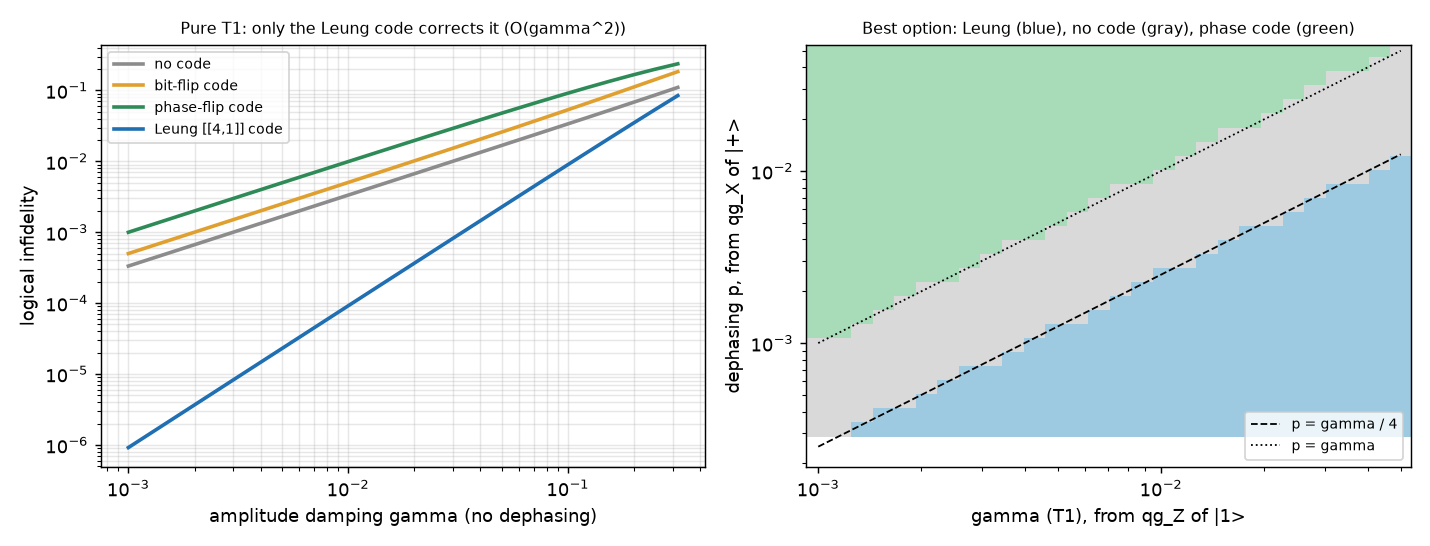

Generate this figure with Python:
"""
A code built for T1: the 4-qubit Leung code vs repetition codes, and a
qg witness that decides when to use it.

§27 showed that neither 3-qubit repetition code corrects amplitude
damping: the real choice there was "phase code or no code". The 4-qubit
code of Leung, Nielsen, Chuang and Yamamoto [PRA 56, 2567 (1997)],

    |0_L> = (|0000> + |1111>)/sqrt 2,   |1_L> = (|0011> + |1100>)/sqrt 2,

is an approximate code for amplitude damping: it corrects the no-jump
distortion and any single jump to first order, so its logical infidelity
is O(gamma^2) instead of O(gamma). It does NOT correct phase flips (Z_1
and Z_3 act identically on the code up to a logical Z).

Setting (as §27): one round of amplitude damping gamma and then
dephasing p on every data qubit, perfect recovery; score = logical
average infidelity, exact from Kraus operators. Recovery for the Leung
code: the channel-adapted "polar" recovery for the error set {no jump,
jump on qubit j}: for each error E_j the code image E_j V is mapped back
by the partial isometry V W_j^dagger, W_j = E_j V (V^dag E_j^dag E_j V)^(-1/2)
(the five images are mutually orthogonal); the rest of the space is
sent to |0_L>. The transpose-channel (Petz) recovery is computed as a
cross-check. A Qiskit Aer density-matrix circuit reproduces the numbers.

Witness and policy: exactly §27's two idle experiments read in qg,
qg_Z(|1>) = -1 + 2 gamma and qg_X(|+>) = sqrt(1 - gamma)(1 - 2p), give
gamma_hat and p_hat; the policy picks the option with the lowest
predicted infidelity among {no code, phase code, Leung code}.

Findings:

  * Pure T1: the Leung code is the only option that corrects it. Its
    infidelity is ~0.92 gamma^2 (9.2e-7, 9.2e-5, 8.2e-4 at gamma =
    0.001, 0.01, 0.03) against gamma/3 for no code: 36x better at
    gamma = 0.01, 360x at 0.001. It beats no code up to gamma = 0.44.
    The Petz recovery is ~1.3x worse than the channel-adapted one.
  * It is fragile to dephasing, which it cannot correct: it beats no
    code only for p < gamma/4 (boundary p/gamma = 0.249, 0.247, 0.237
    at gamma = 0.002, 0.01, 0.04). At gamma = 0.02 the advantage goes
    from 18x (p = 0) to 1.9x (p = 0.002) to none (p = 0.005).
  * In device terms (one idle round, gamma = t/T1, p = t/2T_phi) this
    is a rule on T2/T1 alone:  T2 > T1 -> Leung code;
    0.4 T1 < T2 < T1 -> no code;  T2 < 0.4 T1 -> phase-flip code.
    (p = gamma/4 <=> T_phi = 2 T1 <=> T2 = T1;  p = gamma <=> T2 = 0.4 T1.)
    A typical transmon with T1 = 100 us, T2 = 70 us (§31) sits in the
    "no code" band.
  * Policy (300 instances, gamma and p log-uniform in [1e-3, 5e-2]): the
    oracle picks Leung in 21% of cases. The qg witness policy with the
    Leung option has regret +6.4% (right 79%, 1000 shots), vs +14.7% for
    the §27 policy (no code / phase code only), +64-66% for "always
    none/phase" and +220% for "always Leung". Regret +30.7%, +0.7%,
    +0.1% at 100, 10,000 and 100,000 shots.

Honest scope: code-capacity model (noiseless encoding, syndrome
extraction and recovery), one round. The Leung code is known; the
contribution is the decision rule written in qg (and equivalently in
T2/T1), and its cost-benefit against the simpler options.
"""

import math
import os
import sys

import numpy as np

sys.path.insert(0, os.path.dirname(os.path.abspath(__file__)))

from qec_repetition_code_choice_qg import (  # noqa: E402
    estimate_noise,
    kraus_t1_tphi,
    logical_infidelity as repetition_infidelity,
    sample_witness,
)

OPTIONS = ("none", "phase", "leung")


def leung_encoder() -> np.ndarray:
    v = np.zeros((16, 2))
    v[0b0000, 0] = v[0b1111, 0] = 1 / math.sqrt(2)
    v[0b0011, 1] = v[0b1100, 1] = 1 / math.sqrt(2)
    return v


def _kron(*ms):
    out = np.array([[1.0]])
    for m in ms:
        out = np.kron(out, m)
    return out


def _noise_kraus(gamma, p, n=4):
    k1 = kraus_t1_tphi(gamma, p)
    ops = [np.array([[1.0]])]
    for _ in range(n):
        ops = [np.kron(o, k) for o in ops for k in k1]
    return ops


def _inv_sqrt_psd(m, tol=1e-12):
    w, u = np.linalg.eigh(m)
    inv = np.where(w > tol, 1 / np.sqrt(np.clip(w, tol, None)), 0.0)
    return (u * inv) @ u.conj().T


def _complete(kraus, v):
    """Add Kraus operators sending the unused subspace to |0_L>."""
    s = sum(k.conj().T @ k for k in kraus)
    rest = np.eye(s.shape[0]) - s
    w, u = np.linalg.eigh((rest + rest.conj().T) / 2)
    for val, vec in zip(w, u.T):
        if val > 1e-10:
            kraus.append(math.sqrt(val) * np.outer(v[:, 0], vec.conj()))
    return kraus


def polar_recovery(gamma_design: float):
    """Channel-adapted recovery for {no jump, one jump on qubit j} of
    amplitude damping with strength gamma_design."""
    v = leung_encoder()
    a0 = np.array([[1.0, 0.0], [0.0, math.sqrt(1 - gamma_design)]])
    a1 = np.array([[0.0, math.sqrt(gamma_design)], [0.0, 0.0]])
    errors = [_kron(a0, a0, a0, a0)]
    for j in range(4):
        ms = [a0] * 4
        ms[j] = a1
        errors.append(_kron(*ms))
    kraus = []
    for e in errors:
        ev = e @ v
        w = ev @ _inv_sqrt_psd(ev.conj().T @ ev)
        kraus.append(v @ w.conj().T)
    return _complete(kraus, v)


def petz_recovery(gamma: float, p: float):
    """Transpose-channel recovery R(x) = P E^dag N(P)^(-1/2) x N(P)^(-1/2) E P."""
    v = leung_encoder()
    proj = v @ v.T
    noise = _noise_kraus(gamma, p)
    npj = sum(e @ proj @ e.conj().T for e in noise)
    s = _inv_sqrt_psd(npj)
    kraus = [proj @ e.conj().T @ s for e in noise]
    kraus = [k for k in kraus if np.abs(k).max() > 1e-14]
    return _complete(kraus, v)


def logical_channel_fe(recovery, gamma, p):
    """Entanglement fidelity of decode o recovery o noise o encode."""
    v = leung_encoder()
    noise = _noise_kraus(gamma, p)
    fe = 0.0
    for r in recovery:
        rv = v.conj().T @ r
        for e in noise:
            fe += abs(np.trace(rv @ e @ v)) ** 2
    return fe / 4.0


def leung_infidelity(gamma: float, p: float, recovery="polar") -> float:
    rec = polar_recovery(max(gamma, 1e-9)) if recovery == "polar" else petz_recovery(gamma, p)
    fe = logical_channel_fe(rec, gamma, p)
    return float(1.0 - (2.0 * fe + 1.0) / 3.0)


def infidelity(kind: str, gamma: float, p: float) -> float:
    if kind == "leung":
        return leung_infidelity(gamma, p)
    return repetition_infidelity(kind, gamma, p)


def gamma_scaling(gammas=(1e-3, 3e-3, 1e-2, 3e-2, 1e-1)):
    """Pure T1: (gamma, none, bit, phase, leung polar, leung Petz)."""
    return [(g, infidelity("none", g, 0), repetition_infidelity("bit", g, 0), infidelity("phase", g, 0),
             leung_infidelity(g, 0), leung_infidelity(g, 0, "petz")) for g in gammas]


def crossover_gamma(lo=1e-4, hi=0.9):
    """Pure T1: gamma above which the Leung code is worse than no code."""
    f = lambda g: leung_infidelity(g, 0) - infidelity("none", g, 0)  # noqa: E731
    for _ in range(60):
        mid = math.sqrt(lo * hi)
        if f(mid) < 0:
            lo = mid
        else:
            hi = mid
    return math.sqrt(lo * hi)


def leung_boundary_ratio(gamma, lo=1e-7, hi=0.5):
    """p/gamma at which the Leung code and no code cost the same."""
    f = lambda p: leung_infidelity(gamma, p) - infidelity("none", gamma, p)  # noqa: E731
    for _ in range(60):
        mid = math.sqrt(lo * hi)
        if f(mid) < 0:
            lo = mid
        else:
            hi = mid
    return math.sqrt(lo * hi) / gamma


def rates_from_times(t_over_t1, t2_over_t1):
    """(gamma, p) of one idle round of length t for given T1, T2:
    gamma = 1 - exp(-t/T1), 1 - 2p = exp(-t/T_phi), 1/T_phi = 1/T2 - 1/(2 T1)."""
    gamma = 1 - math.exp(-t_over_t1)
    inv_tphi = 1 / t2_over_t1 - 0.5  # in units of 1/T1
    p = 0.5 * (1 - math.exp(-t_over_t1 * inv_tphi))
    return gamma, p


def best_by_t2_ratio(t_over_t1=0.01, ratios=(0.3, 0.35, 0.45, 0.8, 0.95, 1.05, 1.2, 1.6, 1.9)):
    return [(r, min(OPTIONS, key=lambda k: infidelity(k, *rates_from_times(t_over_t1, r)))) for r in ratios]


def best_option_map(gammas, ps):
    return [[min(OPTIONS, key=lambda k: infidelity(k, g, p)) for g in gammas] for p in ps]


def choose(gamma_hat, p_hat, options=OPTIONS):
    return min(options, key=lambda k: infidelity(k, gamma_hat, p_hat))


POLICIES = ("oracle", "qg witness (none/phase/leung)", "§27 policy (none/phase)", "always leung",
            "always phase", "always none")


def policy_table(n_instances=300, shots=1000, seed=5):
    """gamma and p log-uniform in [1e-3, 5e-2] (as §27)."""
    rng = np.random.default_rng(seed)
    rows = []
    for _ in range(n_instances):
        g, p = np.exp(rng.uniform(math.log(1e-3), math.log(5e-2), 2))
        cost = {k: infidelity(k, g, p) for k in OPTIONS}
        best = min(cost, key=cost.get)
        gh, ph = estimate_noise(*sample_witness(g, p, shots, rng))
        picks = {"oracle": best, "qg witness (none/phase/leung)": choose(gh, ph),
                 "§27 policy (none/phase)": choose(gh, ph, ("none", "phase")),
                 "always leung": "leung", "always phase": "phase", "always none": "none"}
        rows.append({k: (cost[v], v == best, v) for k, v in picks.items()})
    oracle = np.mean([r["oracle"][0] for r in rows])
    out = {}
    for k in POLICIES:
        m = float(np.mean([r[k][0] for r in rows]))
        out[k] = {"mean_infidelity": m, "regret": m / oracle - 1.0,
                  "right_choice": float(np.mean([r[k][1] for r in rows]))}
    out["oracle_share"] = {o: float(np.mean([r["oracle"][2] == o for r in rows])) for o in OPTIONS}
    return out


# --------------------------------------------------------------------- #
# Qiskit cross-check
# --------------------------------------------------------------------- #
def qiskit_leung_infidelity(gamma: float, p: float) -> float:
    """Encode the two halves of a Bell pair with a unitary, apply the noise
    with Aer amplitude/phase damping errors, recover with the Kraus map,
    decode and read the entanglement fidelity from the density matrix."""
    from qiskit import QuantumCircuit
    from qiskit.quantum_info import DensityMatrix, Kraus, Operator, partial_trace
    from qiskit_aer.noise import amplitude_damping_error, phase_damping_error

    v = leung_encoder()
    # unitary with columns |0_L>, |1_L> on inputs |0000>, |0001> (qubit 0 = logical input)
    basis = [v[:, 0], v[:, 1]]
    for k in range(16):
        e = np.zeros(16)
        e[k] = 1.0
        for b in basis:
            e = e - np.dot(b, e) * b
        if np.linalg.norm(e) > 1e-9:
            basis.append(e / np.linalg.norm(e))
        if len(basis) == 16:
            break
    enc = np.column_stack(basis)
    # reorder qiskit little-endian: logical qubit = qubit 0 of the 4 code qubits
    qc = QuantumCircuit(5)  # qubit 4 = reference
    qc.h(4)
    qc.cx(4, 0)
    qc.unitary(Operator(enc), [0, 1, 2, 3])
    noise = amplitude_damping_error(gamma)
    if p > 0:
        noise = noise.compose(phase_damping_error(1 - (1 - 2 * p) ** 2))
    channel = Kraus(noise.to_quantumchannel())
    for q in range(4):
        qc.append(channel, [q])
    qc.append(Kraus(polar_recovery(max(gamma, 1e-9))), [0, 1, 2, 3])
    qc.unitary(Operator(enc).adjoint(), [0, 1, 2, 3])
    rho = DensityMatrix(qc)
    red = partial_trace(rho, [1, 2, 3])
    bell = np.zeros(4)
    bell[0] = bell[3] = 1 / math.sqrt(2)
    fe = float(np.real(bell @ red.data @ bell))
    return float(1.0 - (2.0 * fe + 1.0) / 3.0)


def make_figure(path):
    import matplotlib

    matplotlib.use("Agg")
    import matplotlib.pyplot as plt
    from matplotlib.colors import ListedColormap

    fig, (ax1, ax2) = plt.subplots(1, 2, figsize=(11, 4.2))
    gs = np.logspace(-3, -0.5, 25)
    style = {"none": ("#8c8c8c", "no code"), "bit": ("#e0a030", "bit-flip code"),
             "phase": ("#2e8b57", "phase-flip code"), "leung": ("#1f6fb2", "Leung [[4,1]] code")}
    for k, (c, lab) in style.items():
        f = (lambda g: repetition_infidelity("bit", g, 0)) if k == "bit" else (lambda g, k=k: infidelity(k, g, 0))
        ax1.loglog(gs, [f(g) for g in gs], color=c, lw=2, label=lab)
    ax1.set_xlabel("amplitude damping gamma (no dephasing)")
    ax1.set_ylabel("logical infidelity")
    ax1.set_title("Pure T1: only the Leung code corrects it (O(gamma^2))", fontsize=9)
    ax1.legend(fontsize=8)
    ax1.grid(alpha=0.3, which="both")
    g2 = np.logspace(-3, math.log10(5e-2), 28)
    p2 = np.logspace(-3.5, math.log10(5e-2), 28)
    idx = {"none": 0, "phase": 1, "leung": 2}
    grid = np.array([[idx[min(OPTIONS, key=lambda k: infidelity(k, g, p))] for g in g2] for p in p2])
    ax2.pcolormesh(g2, p2, grid, cmap=ListedColormap(["#d9d9d9", "#a8dcb9", "#9ecae1"]), shading="nearest")
    ax2.plot(g2, g2 / 4, "k--", lw=1, label="p = gamma / 4")
    ax2.plot(g2, g2, "k:", lw=1, label="p = gamma")
    ax2.set_xscale("log")
    ax2.set_yscale("log")
    ax2.set_xlabel("gamma (T1), from qg_Z of |1>")
    ax2.set_ylabel("dephasing p, from qg_X of |+>")
    ax2.set_title("Best option: Leung (blue), no code (gray), phase code (green)", fontsize=9)
    ax2.legend(fontsize=8, loc="lower right")
    fig.tight_layout()
    fig.savefig(path, dpi=130)


if __name__ == "__main__":
    print("Pure T1: logical infidelity")
    print(f"{'gamma':>7} {'none':>9} {'bit':>9} {'phase':>9} {'leung':>9} {'leung Petz':>11}")
    for row in gamma_scaling():
        print(f"{row[0]:7.3f} " + " ".join(f"{x:9.2e}" for x in row[1:5]) + f" {row[5]:11.2e}")
    print(f"Leung beats no code for gamma < {crossover_gamma():.3f}")
    print("\nWith dephasing (gamma = 0.02):")
    for p in (0.0, 0.002, 0.005, 0.01, 0.02, 0.05):
        print(f"  p = {p:.3f}: " + "  ".join(f"{k} {infidelity(k, 0.02, p):.2e}" for k in OPTIONS))
    print("Leung = no code at p/gamma = " + ", ".join(
        f"{leung_boundary_ratio(g):.3f} (gamma {g})" for g in (0.002, 0.01, 0.04)))
    print("Best option by T2/T1 (idle round t = 0.01 T1): "
          + ", ".join(f"{r}: {o}" for r, o in best_by_t2_ratio()))
    print("\nBest option map (rows p, columns gamma):")
    gs = [1e-3, 3e-3, 1e-2, 3e-2, 5e-2]
    ps = [1e-3, 3e-3, 1e-2, 3e-2, 5e-2]
    print("        " + " ".join(f"{g:>7.3f}" for g in gs))
    for p, row in zip(ps, best_option_map(gs, ps)):
        print(f"p={p:5.3f} " + " ".join(f"{o:>7s}" for o in row))
    print("\nPolicies (300 instances, gamma, p log-uniform in [1e-3, 5e-2], 1000 shots per witness):")
    t = policy_table()
    for k in POLICIES:
        r = t[k]
        print(f"  {k:32s} mean {r['mean_infidelity']:.5f}  regret {100 * r['regret']:+6.1f}%  "
              f"right {100 * r['right_choice']:.0f}%")
    print("  oracle picks:", {k: f"{100 * v:.0f}%" for k, v in t["oracle_share"].items()})
    print("\nqg witness policy vs shots per witness experiment:")
    for shots in (100, 1000, 10000, 100000):
        r = policy_table(shots=shots)["qg witness (none/phase/leung)"]
        print(f"  {shots:6d} shots: regret {100 * r['regret']:+5.1f}%, right {100 * r['right_choice']:.0f}%")
    if "--figure" in sys.argv:
        make_figure(__file__.replace(".py", ".png"))
